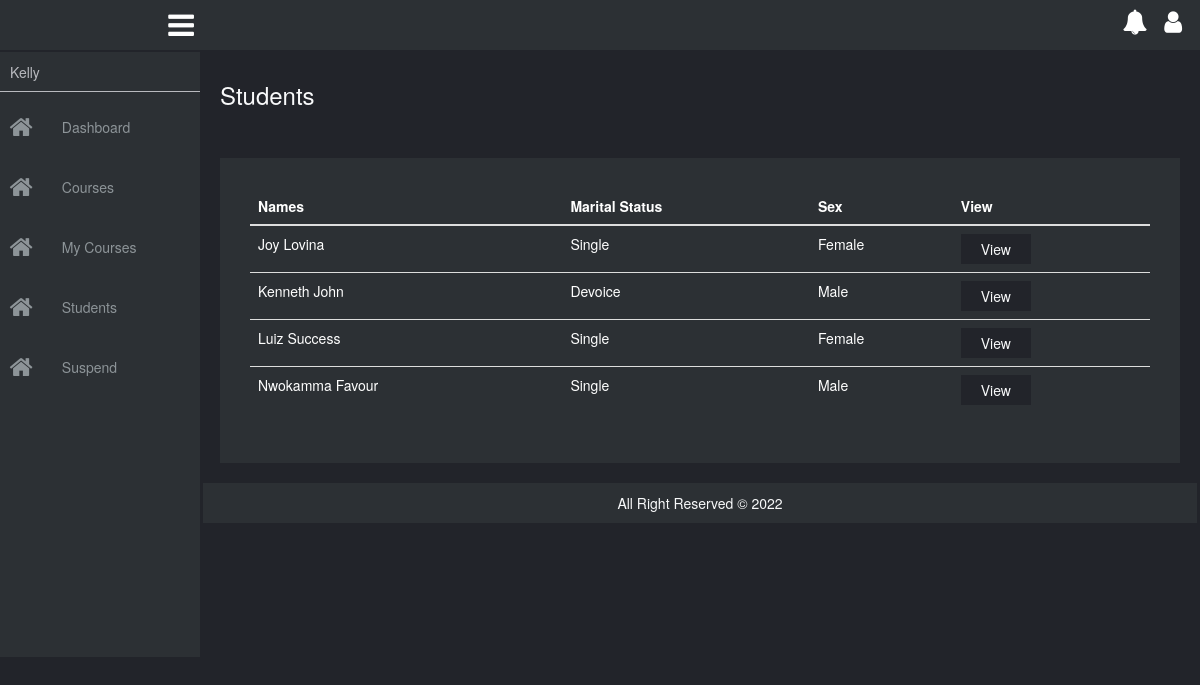
Page /students (signed in) on the committed database.
### tables this page shows
CREATE TABLE `users` (
  `id` int(11) NOT NULL,
  `fn` varchar(30) NOT NULL,
  `ln` varchar(30) NOT NULL,
  `email` varchar(50) NOT NULL,
  `pn` varchar(20) NOT NULL,
  `password` varchar(50) NOT NULL,
  `ms` varchar(20) NOT NULL,
  `date` date NOT NULL,
  `level` varchar(7) NOT NULL,
  `sex` varchar(7) NOT NULL,
  `picture` text NOT NULL,
  `last_login` date NOT NULL,
  `status` varchar(10) NOT NULL
);

### config/dblink.php (called while the page is built, shortened)
<?php
class DB{
private $connect = NULL;
public function __construct()
  {
$servername = "localhost";
$username = "root";
$password = "";
$dbname = "elearn2";
  $this->connect = "";
  try{
  $this->connect = new PDO("mysql:host=$servername;dbname=$dbname", $username, $password);
  $this->connect->setAttribute(PDO::ATTR_ERRMODE, PDO::ERRMODE_EXCEPTION);
  $this->connect->exec("SET CHARACTER SET utf8");
    }
  catch(PDOException $e) {
  echo 'Error: ' . $e->getMessage();
        }
  }
 public function tbl_select($tblquery,$tblvalue = array())
 {
 try{
  $stmt = $this->connect->prepare($tblquery);
  $stmt->execute($tblvalue);
  $results = $stmt->fetchAll(PDO::FETCH_ASSOC);
  return $results;
} catch(PDOException $e) {
    echo 'Error: ' . $e->getMessage();
  }
 }
  }
?>

### page/students.php (the view, shortened to what this page needs)
<div class="main-body">
    <h3 class="title">Students</h3>
    <div class="row no-p client">
        <div class="col-xs-12 no-p">
            <table class="table table-hover">
                <thead>
                    <tr>
                        <th>Names</th>
                        <th>Marital Status</th>
                        <th>Sex</th>
                        <th>View</th>
                    </tr>
                </thead>
                <tbody>
                    <tr>
                        <?php
                            $tblquery = "SELECT * FROM users WHERE level = 'Student' ORDER BY ln";
                            $tblvalue = array();
                            $select = $collect->tbl_select($tblquery, $tblvalue);
                            foreach($select as $data){
                                extract($data);
                                ?>
                                <?php
                                    echo "
                                        <tr>
                                            <td>$ln $fn</td>
                                            <td>$ms</td>
                                            <td>$sex</td>
                                            <td>
                                                <form action='students' method='POST'>
                                                    <input type='hidden' name='id' value='$id'>
                                                    <input type='submit' name='view' class='client-btn' value='View'>
                                                </form>
                                            </td>
                                        </tr>
                                    ";
                            }
                        ?>
                    </tr>
                </tbody>
            </table>
        </div>
    </div>
</div>

### index.php (shortened to what this page needs)
<?php
    $url = $_GET['url'];
    $url = rtrim($url, '/');
    $url = explode('/', $url);
    if(file_exists('page/'.$url[0].'.php')){
        include('main.php');
    }else{
        include('login.php');
    }
?>

### includes/header.php (shortened to what this page needs)
<?php
    include('config/dblink.php');
    $collect = new DB();
?>
<!DOCTYPE html>
<html lang="en">
    <head>
        <link rel="stylesheet" href="https://stackpath.bootstrapcdn.com/font-awesome/4.7.0/css/font-awesome.min.css">
        <?php
            if($url[1] == ''){
                echo "<link rel='stylesheet' href='css/bootstrap.css'>";
                echo "<link rel='stylesheet' href='css/style.css'>";
            }else{
                echo "<link rel='stylesheet' href='../css/bootstrap.css'>";
                echo "<link rel='stylesheet' href='../css/style.css'>";
            }
        ?>
    </head>
    <body>

### main.php (shortened to what this page needs)
<?php include('includes/header.php'); ?>
    <div class="container-fluid">
        <div class="row laptop-view">
            <div class="col-md-2 top-nav-left" style="float:left;position:fixed;left:0px;top:0px;">
                <div class="row">
                    <div class="col-xs-2 no-p">
                        <span class="bars"><i class="fa fa-bars" aria-hidden="true"></i></span>
                    </div>
                </div>
            </div>
            <div class="col-md-10 top-nav-right" style="float:right;">
                <div class="row">
                    <div class="col-xs-1 no-p top-right-box">
                        <div class="row">
                            <div class="col-xs-6 no-p box" onclick="notificationPopup()">
                                <span><i class="fa fa-bell" aria-hidden="true"></i></span>
                            </div>
                            <div class="col-xs-6 no-p box" onclick="userPopup()">
                                <span><i class="fa fa-user" aria-hidden="true"></i></span>
                            </div>
                        </div>
                    </div>
                </div>
            </div>
        </div>
        <div class="row">
            <div class="col-12 main-wrapper">
                <div class="row">
                    <div class="col-md-2 side-menu-master">
                        <div class="side-menu">
                            <?php
                                include('page/menu.php');
                            ?>
                        </div>
                    </div>
                    <div class="col-md-10 main-main-box">
                        <div class="inner">
                            <?php
                                include($page);
                            ?>
                        </div>
                        <footer>
                            <div>All Right Reserved &copy; <a href="<?php echo $_SESSION['newExternalLink']; ?>"><?php echo $_SESSION['newName']; ?></a> 2022</div>
                        </footer>
                    </div>
                </div>
            </div>
        </div>
    </div>
<?php include('includes/footer.php'); ?>

### page/menu.php (shortened to what this page needs)
<div class="side-menu-wrapper">
    <div class="dropdown-box-username">
        <div class="username" onclick="toggleDropDownBoxUsername()">
            <div class="left">
                <?php echo $_SESSION['fn'];?>
            </div>
            <div class="right">
                <span><i class="fa fa-caret-down" aria-hidden="true"></i></span>
            </div>
        </div>
    </div>
</div>
<?php
    if($_SESSION['level'] === 'Student'){
        echo "
            <div class='side-menu-navigation-mobile'>
                <a href='dashboard'>
                    <div class='row navigator'>
                        <div class='col-xs-3 icon'>
                            <span><i class='fa fa-home' aria-hidden='true'></i></span>
                        </div>
                        <div class='col-xs-9 navigator-text'>
                            <span>Dashboard</span>
                        </div>
                    </div>
                </a>
                <a href='all_course'>
                    <div class='row navigator'>
                        <div class='col-xs-3 icon'>
                            <span><i class='fa fa-home' aria-hidden='true'></i></span>
                        </div>
                        <div class='col-xs-9 navigator-text'>
                            <span>Courses</span>
                        </div>
                    </div>
                </a>
            </div>
        ";
    }else if($_SESSION['level'] === 'Admin'){
        echo "
            <div class='side-menu-navigation-mobile'>
                <a href='dashboard_Admin'>
                    <div class='row navigator'>
                        <div class='col-xs-3 icon'>
                            <span><i class='fa fa-home' aria-hidden='true'></i></span>
                        </div>
                        <div class='col-xs-9 navigator-text'>
                            <span>Dashboard</span>
                        </div>
                    </div>
                </a>
                <a href='course_admin'>
                    <div class='row navigator'>
                        <div class='col-xs-3 icon'>
                            <span><i class='fa fa-home' aria-hidden='true'></i></span>
                        </div>
                        <div class='col-xs-9 navigator-text'>
                            <span>Courses</span>
                        </div>
                    </div>
                </a>
                <a href='my_course'>
                    <div class='row navigator'>
                        <div class='col-xs-3 icon'>
                            <span><i class='fa fa-home' aria-hidden='true'></i></span>
                        </div>
                        <div class='col-xs-9 navigator-text'>
                            <span>My Courses</span>
                        </div>
                    </div>
                </a>
                <a href='students'>
                    <div class='row navigator'>
                        <div class='col-xs-3 icon'>
                            <span><i class='fa fa-home' aria-hidden='true'></i></span>
                        </div>
                        <div class='col-xs-9 navigator-text'>
                            <span>Students</span>
                        </div>
                    </div>
                </a>
                <a href='suspend'>
                    <div class='row navigator'>
                        <div class='col-xs-3 icon'>
                            <span><i class='fa fa-home' aria-hidden='true'></i></span>
                        </div>
                        <div class='col-xs-9 navigator-text'>
                            <span>Suspend</span>
                        </div>
                    </div>
                </a>
            </div>
        ";
    }
?>

### includes/footer.php (shortened to what this page needs)
    </body>
</html>

### css/style.css (style rules this page uses)
body { background: #22242a; box-sizing: border-box; margin: 0; padding: 0; }
.container, .container-fluid, .no-p, .row { margin: 0; padding: 0; }
table tr th, table tr td { color:#ffffff; }
.main-main-box { background: #22242A; float: right; min-height: 605px; padding: 0px; }
footer { background: #22242A; margin:0px; padding: 0px; margin: 0px; margin-top: 3px; padding-left: 3px; padding-right: 3px; }
footer div { background: #2C3034; color:#F8F9FA; margin:0px; padding: 10px; text-align: center; }
.laptop-view { display:block; }
.top-nav-left { background: #2C3034; height: 50px; padding: 0; }
.top-nav-left .bars { display: block; cursor: pointer; height: 100%; margin: 10px auto; width:30px; }
.top-nav-left .bars .fa-bars { color:#fff; font-size: 30px; }
.top-nav-right { background: #2C3034; height: 50px; padding: 0; }
.top-nav-right .top-right-box { height: 50px; padding: 0; }
.top-nav-right .top-right-box .box { height: 50px; padding: 0; }
.top-nav-right .top-right-box .box span { display: block; cursor: pointer; height: 100%; margin: 10px auto; width:30px; }
.top-nav-right .top-right-box .box span .fa { color:#fff; font-size: 25px; }
.main-wrapper { background: #22242A; height: 590px; margin-top: 2px; }
.side-menu-master { height: 605px; overflow: hidden; }
.side-menu { background: #2C3034; float: left; height: 605px; overflow-y: scroll; padding-right: 20px; position: fixed; left: 0; top: 52; width: 250px; }
.dropdown-box-username { border-bottom: 1px solid #B9BABF; color:#B9BABF; height: 40px; transition: .5s; }
.dropdown-box-username .username { cursor: pointer; height: 40px; padding: 10px; }
.dropdown-box-username .username .left { float: left; height: 40px; width: 87%; }
.dropdown-box-username .username .right { float: right; height: 40px; width: 5%; }
.dropdown-box-username .username .right:after { content: ''; clear: both; }
.navigator { height: 50px; margin-top: 10px; transition: .5s; }
.navigator .icon { height: 100%; padding: 0px; }
.navigator div span { display: block; height:30px; margin: 5px auto; width: 95%; }
.navigator div span .fa { color:#8D9498; font-size: 25px; margin: 8px; }
.navigator-text { height: 40px; padding: 0px; }
.navigator-text span { color:#8D9498; display: block; height:30px; line-height: 40px; margin: 5px auto; width: 120px; }
.main-body { margin: 20px; margin-top: 30px; padding: 0px; }
.main-body .title { color:#F8F9FA; }
.client { background: #2C3034; margin-top: 50px; min-height: 100px; padding: 30px; }
.client .client-btn { background: #22242A; border: none; color:#F8F9FA; outline: none; padding:5px; width:70px; }

### rows in the picture
users: ln "Joy", fn "Lovina", ms "Single", sex "Female"
users: ln "Kenneth", fn "John", ms "Devoice", sex "Male"
users: ln "Luiz", fn "Success", ms "Single", sex "Female"
users: ln "Nwokamma", fn "Favour", ms "Single", sex "Male"

### other values in the picture
$_SESSION['fn'] "Kelly"
